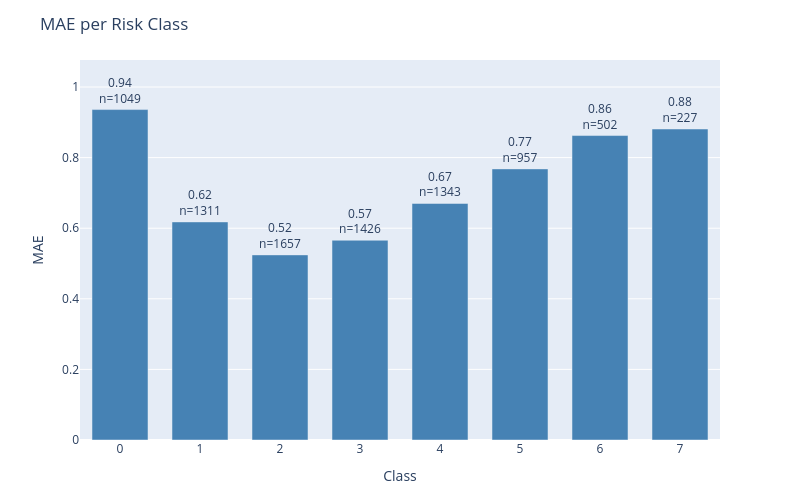

Write notebook code for a chart like this one.
### Code cell
plot_error_by_group(
    df=results_test,
    y_true_col='actual',
    y_pred_col='prediction',
    group_by='class',
    metric='mae',
    title='MAE per Risk Class'
)

### Figure 1 — Plotly figure (JSON) as saved in the notebook; plotly's stock layout.template omitted (floating-point values rounded to 4 significant figures)
{"data": [{"marker": {"color": "steelblue"}, "text": ["0.94<br>n=1049", "0.62<br>n=1311", "0.52<br>n=1657", "0.57<br>n=1426", "0.67<br>n=1343", "0.77<br>n=957", "0.86<br>n=502", "0.88<br>n=227"], "textposition": "outside", "type": "bar", "x": ["0", "1", "2", "3", "4", "5", "6", "7"], "y": [0.9361, 0.6178, 0.5244, 0.5659, 0.6701, 0.768, 0.8625, 0.8811]}], "layout": {"bargap": 0.3, "height": 500, "margin": {"b": 60, "t": 60}, "title": {"text": "MAE per Risk Class"}, "uniformtext": {"minsize": 8, "mode": "hide"}, "width": 800, "xaxis": {"title": {"text": "Class"}}, "yaxis": {"range": [0, 1.077], "title": {"text": "MAE"}}}}
